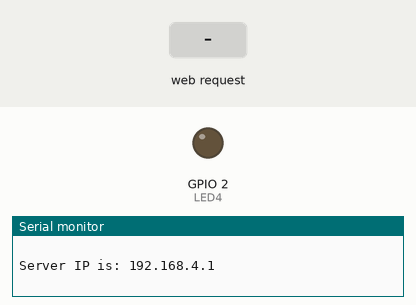
Simulated run of this sketch. Board: ESP8266 (NodeMCU). Shown: output pins drawn as LEDs (lit = HIGH), the last lines printed to the serial monitor. The inputs (shaded band) are chosen by the test bench.

Above: at 1.2 s.
1.3 s: HTTP request GET /OFF received
At 2.5 s:
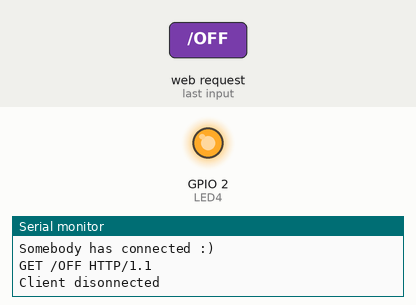
2.8 s: HTTP request GET /ON received
At 3.8 s:
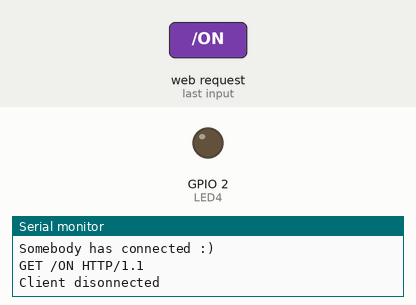
Timing chart, 0 to 5.8 s (numbered marks = the images above; inputs shaded):
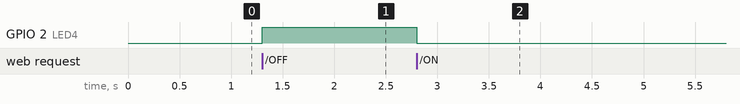

Measured:
- after the input at 1.3 s, GPIO 2 (LED4): LOW → HIGH at once
- after the input at 2.8 s, GPIO 2 (LED4): HIGH → LOW at once

The sketch:

sketch_jun28a.ino
```cpp
#include <ESP8266WiFi.h>

const char* ssid     = "Hello_IoT"; // "athena-2F";
const char* password = "a7162008";

WiFiServer server(80); //Initialize the server on Port 80

int LED4 = 2;    // Use D4
//int LED3 = 0;    // Use D3

void setup() {
  // put your setup code here, to run once:
  WiFi.mode(WIFI_AP); //Our ESP8266-12E is an AccessPoint
  WiFi.softAP(ssid, password); // Provide the (SSID, password); .
  server.begin(); // Start the HTTP Server

  Serial.begin(115200); //Start communication between the ESP8266-12E and the monitor window
  IPAddress HTTPS_ServerIP= WiFi.softAPIP(); // Obtain the IP of the Server
  Serial.println(" ");
  Serial.print("Server IP is: "); // Print the IP to the monitor window
  Serial.println(HTTPS_ServerIP);

//  pinMode(LED3, OUTPUT);     // Initialize the LED pin as an output
  pinMode(LED4, OUTPUT);     // Initialize the LED pin as an output

}

void loop() {
  // put your main code here, to run repeatedly:

  WiFiClient client = server.available();
  if (!client) {
    return;
  }
  //Looking under the hood
  Serial.println("Somebody has connected :)");

  //Read what the browser has sent into a String class and print the request to the monitor
  String request = client.readStringUntil('\r');
  //Looking under the hood
  Serial.println(request);

  // Handle the Request

  if (request.indexOf("/OFF") != -1){
    digitalWrite(LED4, HIGH); }
  else if (request.indexOf("/ON") != -1){
    digitalWrite(LED4, LOW);
  }

  String s = "HTTP/1.1 200 OK\r\n";
  s += "Content-Type: text/html\r\n\r\n";
  s += "<!DOCTYPE HTML>\r\n<html>\r\n";
  s += "<br><input type=\"button\" name=\"b1\" value=\"Turn LED ON\" onclick=\"location.href='/ON'\">";
  s += "<br><br><br>";
  s += "<input type=\"button\" name=\"b1\" value=\"Turn LED OFF\" onclick=\"location.href='/OFF'\">";
  s += "</html>\n";

  client.flush(); //clear previous info in the stream
  client.print(s); // Send the response to the client
  delay(1);
  Serial.println("Client disonnected"); //Looking under the hood

//  digitalWrite(LED4, LOW);   // Turn the LED
//  digitalWrite(LED3, HIGH);   // Turn the LED
//  delay(1000);    // Wait for a seconds
//  digitalWrite(LED4, HIGH);  // Turn the LED
//  digitalWrite(LED3, LOW);   // Turn the LED
//  delay(1000);    // Wait for a seconds
}
```
